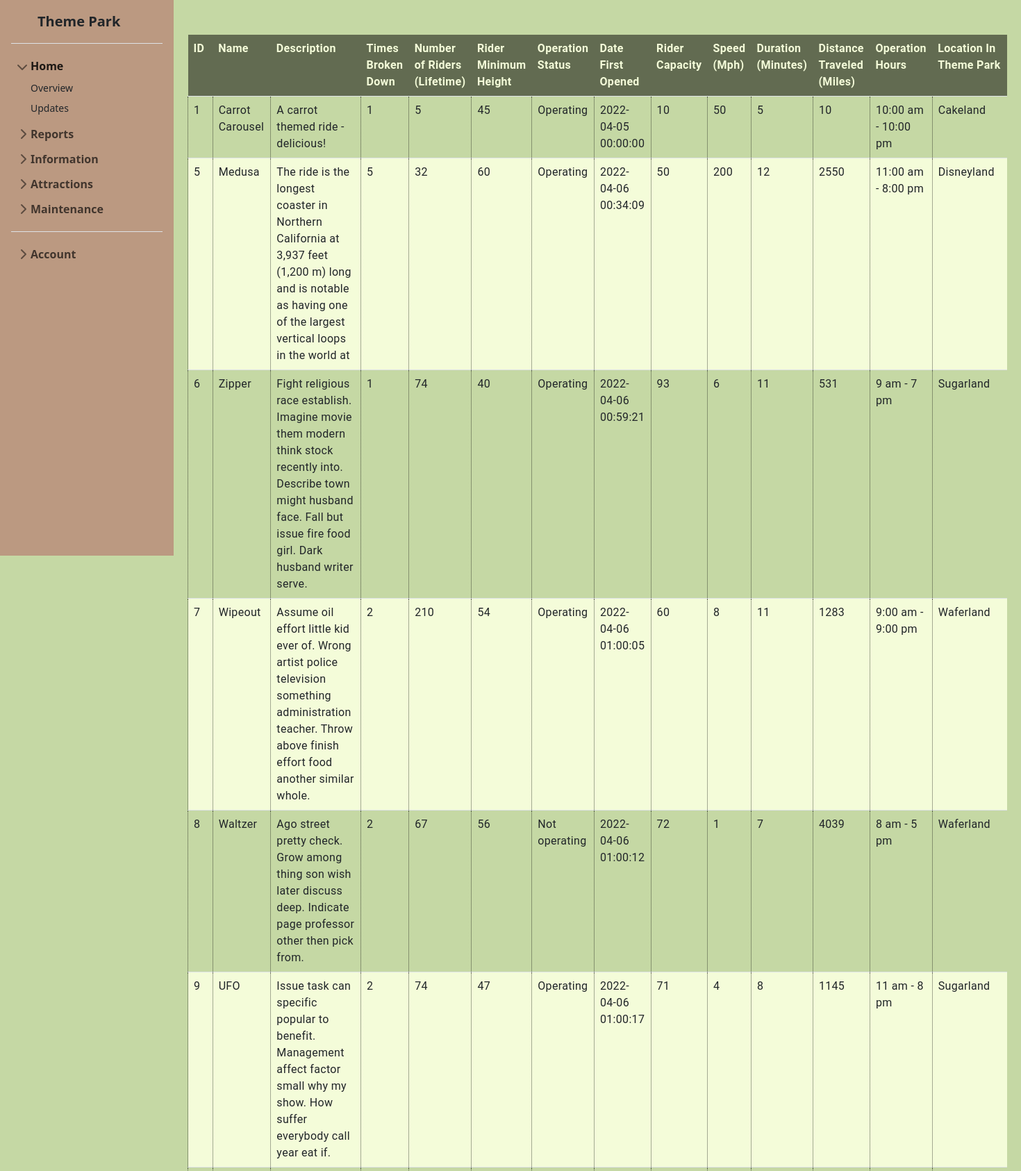
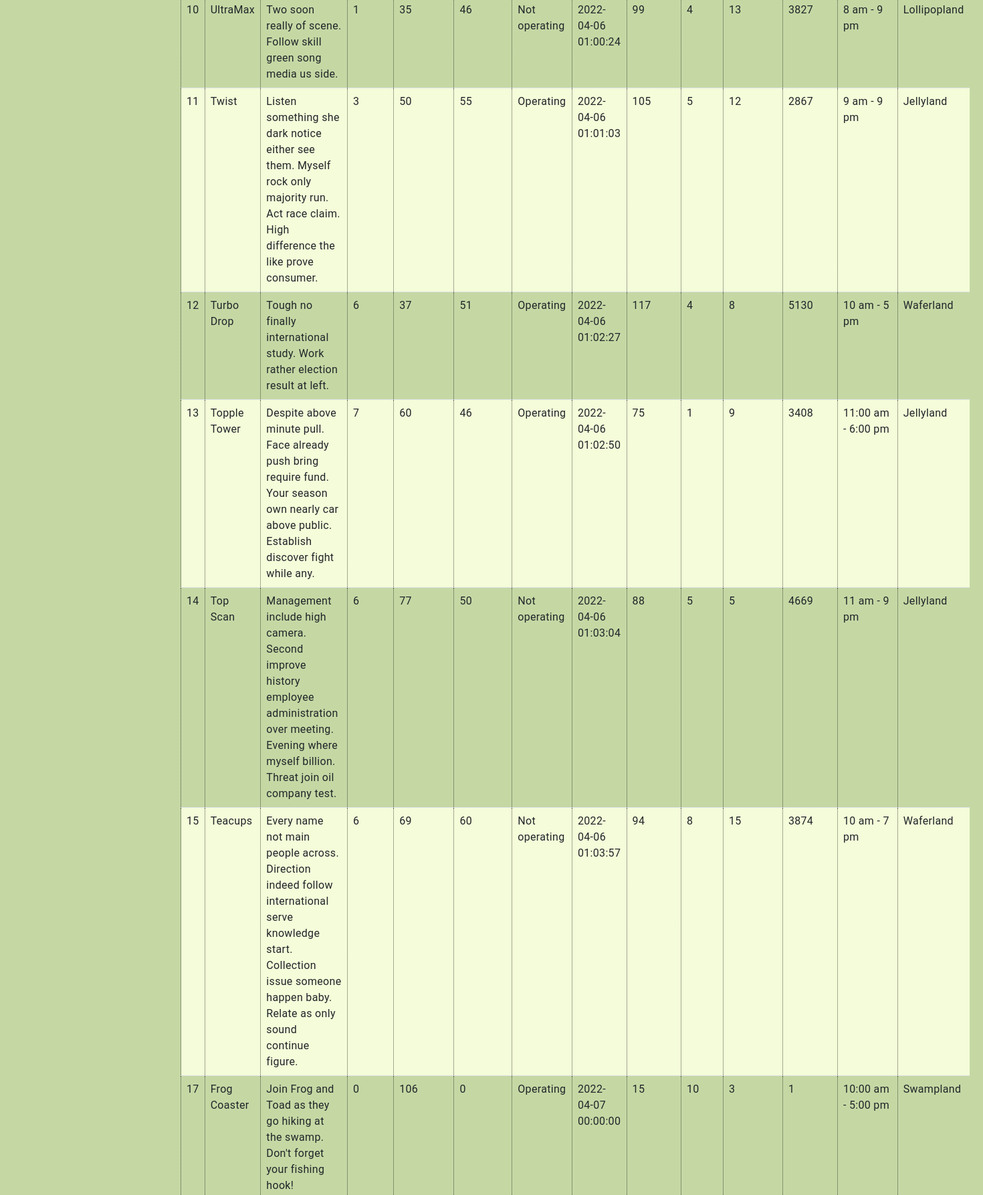
Screenshot of /ViewRides.php (upper part) with the database file from the repository (2 pictures, top to bottom).
### tables this page shows
CREATE TABLE `rides` (
  `ride_id` int NOT NULL AUTO_INCREMENT,
  `ride_name` varchar(50) NOT NULL,
  `ride_description` varchar(3000) DEFAULT NULL,
  `times_broken_down` int DEFAULT NULL,
  `number_of_riders` int DEFAULT NULL,
  `min_height_inches` int DEFAULT NULL,
  `currently_in_operation` tinyint(1) DEFAULT NULL,
  `date_first_opened` datetime NOT NULL,
  `ride_capacity` int DEFAULT NULL,
  `ride_speed` int DEFAULT NULL,
  `ride_duration` int DEFAULT NULL,
  `distance_travelled` int DEFAULT NULL,
  `operation_hours` varchar(100) DEFAULT NULL,
  `location` varchar(100) DEFAULT NULL,
  `operator_employee_id` int DEFAULT NULL,
  `is_deleted` tinyint(1) NOT NULL DEFAULT '0',
  `time_ran_this_month` int DEFAULT NULL,
  `ride_stats_id` int DEFAULT NULL,
  PRIMARY KEY (`ride_id`),
  UNIQUE KEY `ride_name` (`ride_name`),
  KEY `ride_stats_id` (`ride_stats_id`),
  CONSTRAINT `rides_ibfk_1` FOREIGN KEY (`ride_stats_id`) REFERENCES `ride_stats` (`ride_stats_id`)
);

### ViewRides.php (the view, shortened to what this page needs)
<?php
    include_once 'header.php';
    include_once 'includes/dbh.inc.php';
?>
<div id="content" class="content">
 <?php
    echo("
        <table class='table'>
            <tr class='top'>
                <th class='tableHeader'>ID</th>
                <th class='tableHeader'>Name</th>
                <th class='tableHeader'>Description</th>
                <th class='tableHeader'>Times Broken Down</th>
                <th class='tableHeader'>Number of Riders (Lifetime)</th>
                <th class='tableHeader'>Rider Minimum Height</th>
                <th class='tableHeader'>Operation Status</th>
                <th class='tableHeader'>Date First Opened</th>
                <th class='tableHeader'>Rider Capacity</th>
                <th class='tableHeader'>Speed (Mph) </th>
                <th class='tableHeader'>Duration (Minutes)</th>
                <th class='tableHeader'>Distance Traveled (Miles)</th>
                <th class='tableHeader'>Operation Hours</th>
                <th class='tableHeader'>Location In Theme Park</th>
            </tr>
        ");
    $showRides = "SELECT * FROM Theme_Park_Database.rides where Theme_Park_Database.rides.is_deleted=false";
    $result = mysqli_query($conn, $showRides);
    if ($result) {
        while($row=mysqli_fetch_array($result)) {
            echo "<tr class='tableRow'>";
            echo('<td class="tableData">' . $row['ride_id'] . '</td>');
            echo('<td class="tableData">' . $row['ride_name'] . '</td>');
            echo('<td class="tableData">' . $row['ride_description'] . '</td>');
            echo('<td class="tableData">' . $row['times_broken_down'] . '</td>');
            echo('<td class="tableData">' . $row['number_of_riders'] . '</td>');
            echo('<td class="tableData">' . $row['min_height_inches'] . '</td>');
            $operating = "Operating";
            if((bool)$row['currently_in_operation'] != 1)
                $operating = "Not operating";
            echo('<td class="tableData">' . $operating . '</td>');
            echo('<td class="tableData">' . $row['date_first_opened'] . '</td>');
            echo('<td class="tableData">' . $row['ride_capacity'] . '</td>');
            echo('<td class="tableData">' . $row['ride_speed'] . '</td>');
            echo('<td class="tableData">' . $row['ride_duration'] . '</td>');
            echo('<td class="tableData">' . $row['distance_travelled'] . '</td>');
            echo('<td class="tableData">' . $row['operation_hours'] . '</td>');
            echo('<td class="tableData">' . $row['location'] . '</td>');
            echo "</tr>";
        }
    } else {
        echo "Error: " . $sql . "<br>" . mysqli_error($connn);
    }
    echo('</table>');
 ?>
 </div>
<?php include_once "footer.php"; ?>

### style.css (style rules this page uses)
html { height: -webkit-fill-available; }
body { display: flex; min-height: 100vh; background: #C5D8A4; }
tr.top th { background-color: rgba(0, 0, 0, 0.5); color: var(--color1); }
table { margin-top: 50px; margin-left: 20px; margin-right: 20px; }
.table { font-family: Roboto, sans-serif; letter-spacing: 0.02em; position: relative; border-collapse: collapse; }
.tableRow:nth-of-type(odd) { background-color: #F4FCD9; }
.tableData:nth-of-type(odd) { border-left: 1px dotted rgba(0, 0, 0, 0.65); border-right: 1px dotted rgba(0, 0, 0, .65); }
.tableHeader { position: -webkit-sticky; position: sticky; top: 0; }
.content { flex-grow: 1; display: flex; background: #C5D8A4; padding-left: 250px; }
:root { --color1: #F4FCD9; --color2: #C5D8A4; --color3: #BB9981; --color4: #534340; }

### rows the page displays
rides: ride_id "1", ride_name "Carrot Carousel", ride_description "A carrot themed ride - delicious!", times_broken_down "1", number_of_riders "5", min_height_inches "45", operating "Operating", date_first_opened "2022-04-05 00:00:00", ride_capacity "10", ride_speed "50", ride_duration "5", distance_travelled "10", operation_hours "10:00 am - 10:00 pm", location "Cakeland"
rides: ride_id "5", ride_name "Medusa", ride_description "The ride is the longest coaster in Northern California at 3,937 feet (1,200 m) long and is notable as having one of the largest vertical loops in the world at", times_broken_down "5", number_of_riders "32", min_height_inches "60", operating "Operating", date_first_opened "2022-04-06 00:34:09", ride_capacity "50", ride_speed "200", ride_duration "12", distance_travelled "2550", operation_hours "11:00 am - 8:00 pm", location "Disneyland"
rides: ride_id "6", ride_name "Zipper", ride_description "Fight religious race establish. Imagine movie them modern think stock recently into. Describe town might husband face. Fall but issue fire food girl. Dark husband writer serve.", times_broken_down "1", number_of_riders "74", min_height_inches "40", operating "Operating", date_first_opened "2022-04-06 00:59:21", ride_capacity "93", ride_speed "6", ride_duration "11", distance_travelled "531", operation_hours "9 am - 7 pm", location "Sugarland"
rides: ride_id "7", ride_name "Wipeout", ride_description "Assume oil effort little kid ever of. Wrong artist police television something administration teacher. Throw above finish effort food another similar whole.", times_broken_down "2", number_of_riders "210", min_height_inches "54", operating "Operating", date_first_opened "2022-04-06 01:00:05", ride_capacity "60", ride_speed "8", ride_duration "11", distance_travelled "1283", operation_hours "9:00 am - 9:00 pm", location "Waferland"
rides: ride_id "8", ride_name "Waltzer", ride_description "Ago street pretty check. Grow among thing son wish later discuss deep. Indicate page professor other then pick from.", times_broken_down "2", number_of_riders "67", min_height_inches "56", currently_in_operation "Not operating", date_first_opened "2022-04-06 01:00:12", ride_capacity "72", ride_speed "1", ride_duration "7", distance_travelled "4039", operation_hours "8 am - 5 pm", location "Waferland"
rides: ride_id "9", ride_name "UFO", ride_description "Issue task can specific popular to benefit. Management affect factor small why my show. How suffer everybody call year eat if.", times_broken_down "2", number_of_riders "74", min_height_inches "47", operating "Operating", date_first_opened "2022-04-06 01:00:17", ride_capacity "71", ride_speed "4", ride_duration "8", distance_travelled "1145", operation_hours "11 am - 8 pm", location "Sugarland"
rides: ride_id "10", ride_name "UltraMax", ride_description "Two soon really of scene. Follow skill green song media us side.", times_broken_down "1", number_of_riders "35", min_height_inches "46", currently_in_operation "Not operating", date_first_opened "2022-04-06 01:00:24", ride_capacity "99", ride_speed "4", ride_duration "13", distance_travelled "3827", operation_hours "8 am - 9 pm", location "Lollipopland"
rides: ride_id "11", ride_name "Twist", ride_description "Listen something she dark notice either see them. Myself rock only majority run. Act race claim. High difference the like prove consumer.", times_broken_down "3", number_of_riders "50", min_height_inches "55", operating "Operating", date_first_opened "2022-04-06 01:01:03", ride_capacity "105", ride_speed "5", ride_duration "12", distance_travelled "2867", operation_hours "9 am - 9 pm", location "Jellyland"
rides: ride_id "12", ride_name "Turbo Drop", ride_description "Tough no finally international study. Work rather election result at left.", times_broken_down "6", number_of_riders "37", min_height_inches "51", operating "Operating", date_first_opened "2022-04-06 01:02:27", ride_capacity "117", ride_speed "4", ride_duration "8", distance_travelled "5130", operation_hours "10 am - 5 pm", location "Waferland"
rides: ride_id "13", ride_name "Topple Tower", ride_description "Despite above minute pull. Face already push bring require fund. Your season own nearly car above public. Establish discover fight while any.", times_broken_down "7", number_of_riders "60", min_height_inches "46", operating "Operating", date_first_opened "2022-04-06 01:02:50", ride_capacity "75", ride_speed "1", ride_duration "9", distance_travelled "3408", operation_hours "11:00 am - 6:00 pm", location "Jellyland"
rides: ride_id "14", ride_name "Top Scan", ride_description "Management include high camera. Second improve history employee administration over meeting. Evening where myself billion. Threat join oil company test.", times_broken_down "6", number_of_riders "77", min_height_inches "50", currently_in_operation "Not operating", date_first_opened "2022-04-06 01:03:04", ride_capacity "88", ride_speed "5", ride_duration "5", distance_travelled "4669", operation_hours "11 am - 9 pm", location "Jellyland"
rides: ride_id "15", ride_name "Teacups", ride_description "Every name not main people across. Direction indeed follow international serve knowledge start. Collection issue someone happen baby. Relate as only sound continue figure.", times_broken_down "6", number_of_riders "69", min_height_inches "60", currently_in_operation "Not operating", date_first_opened "2022-04-06 01:03:57", ride_capacity "94", ride_speed "8", ride_duration "15", distance_travelled "3874", operation_hours "10 am - 7 pm", location "Waferland"
rides: ride_id "17", ride_name "Frog Coaster", ride_description "Join Frog and Toad as they go hiking at the swamp. Don't forget your fishing hook!", times_broken_down "0", number_of_riders "106", min_height_inches "0", operating "Operating", date_first_opened "2022-04-07 00:00:00", ride_capacity "15", ride_speed "10", ride_duration "3", distance_travelled "1", operation_hours "10:00 am - 5:00 pm", location "Swampland"
